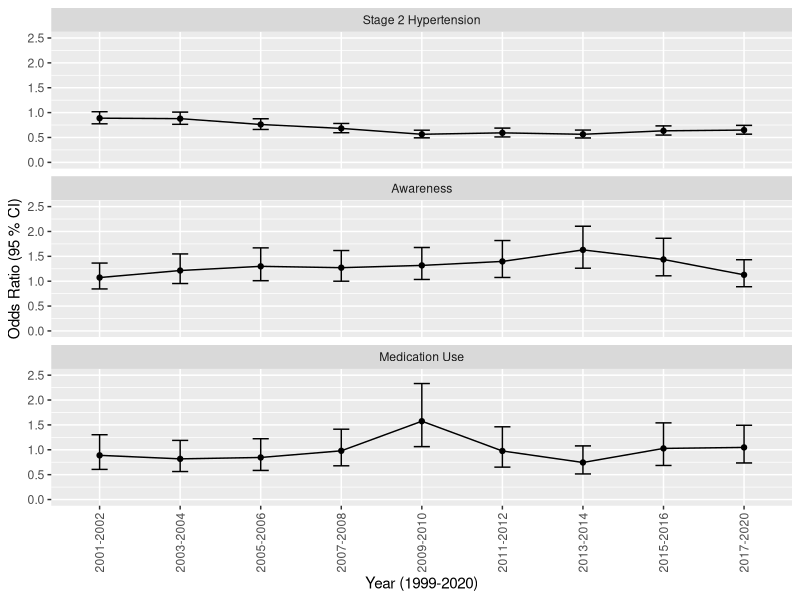
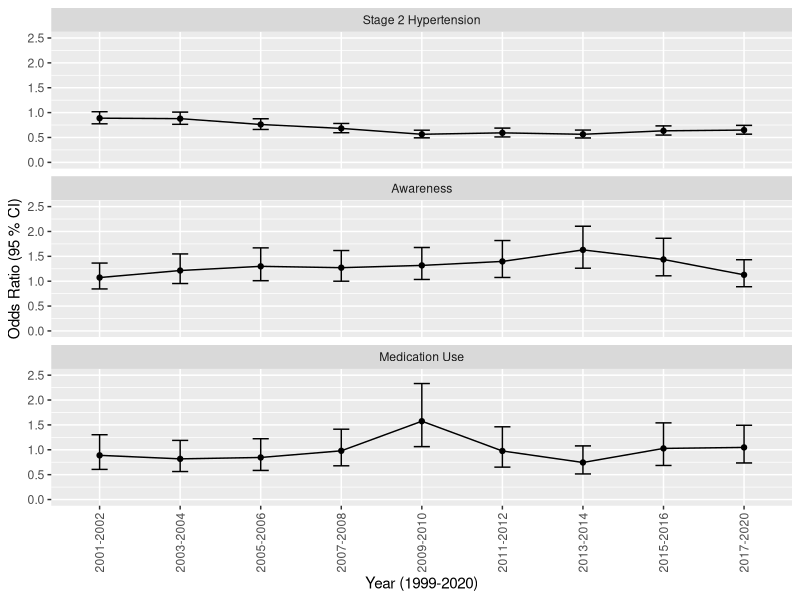

Reproduce these figures in R, in order.
## ---- chunk 1
knitr::opts_chunk$set(echo = TRUE)

library(readr)
library(ggplot2)
library(dplyr)
library(tidyr)
## ---- chunk 2
res_m1 <- read_csv("./result_files/res_m1.csv")
res_m2 <- read_csv("./result_files/res_m2.csv")
res_m3 <- read_csv("./result_files/res_m3.csv")

# Storing the original names
original_names1 <- names(res_m1)
original_names2 <- names(res_m2)
original_names3 <- names(res_m3)

# Creating a new names vector
new_names1 <- c("", "coef.names", paste0('m1_', original_names1[3:length(original_names1)]))
new_names2 <- c("", "coef.names", paste0('m2_', original_names2[3:length(original_names2)]))
new_names3 <- c("", "coef.names", paste0('m3_', original_names3[3:length(original_names3)]))

# Applying the new names to res_m1
res_m1 <- res_m1 %>%
  setNames(new_names1)

res_m2 <- res_m2 %>%
  setNames(new_names2)

res_m3 <- res_m3 %>%
  setNames(new_names3)

combined_res <- merge(res_m1, res_m2, by = c("", "coef.names"), all = TRUE)
combined_res <- merge(combined_res, res_m3, by = c("coef.names"), all = TRUE) 
combined_res <- combined_res %>% select(-Var.1, -Var.9)


# Reshape the data to a long format suitable for ggplot
long_df <- combined_res %>%
  gather(key, value, -coef.names) %>%
  separate(key, into = c("model", "measure"), sep = "_") %>%
  spread(measure, value) %>%
  slice(31:57) %>%
  mutate(coef.names = sub("^svy_year", "", coef.names))

m_plot <- 
  long_df %>%
  ggplot(aes(x = coef.names, y = OR, ymin = ci.low, ymax = ci.up, group = model)) +
  geom_point() +
  geom_line() +
  geom_errorbar(width = 0.2) +
  ylim(0,2.5) +
  facet_wrap(~ model, scales = "free_y", ncol = 1,
             labeller = labeller(model = c(
               m1 = "Stage 2 Hypertension",
               m2 = "Awareness",
               m3 = "Medication Use"))) +
  theme(axis.text.x = element_text(angle = 90, hjust = 1)) +
  labs(
    # title = "OR (95% CI) of Stage 2 Hypertension, Awareness, and Self-reported Antihypertensive Medication Us", 
       x = "Year (1999-2020)", y = "Odds Ratio (95 % CI)") +
  theme(axis.text.x = element_text(angle = 90, hjust = 0.5, vjust = 0.5, lineheight = 0.8))

m_plot

ggsave("./result_files/m_plot.png", plot = m_plot, width = 8, height = 12, dpi = 300)
